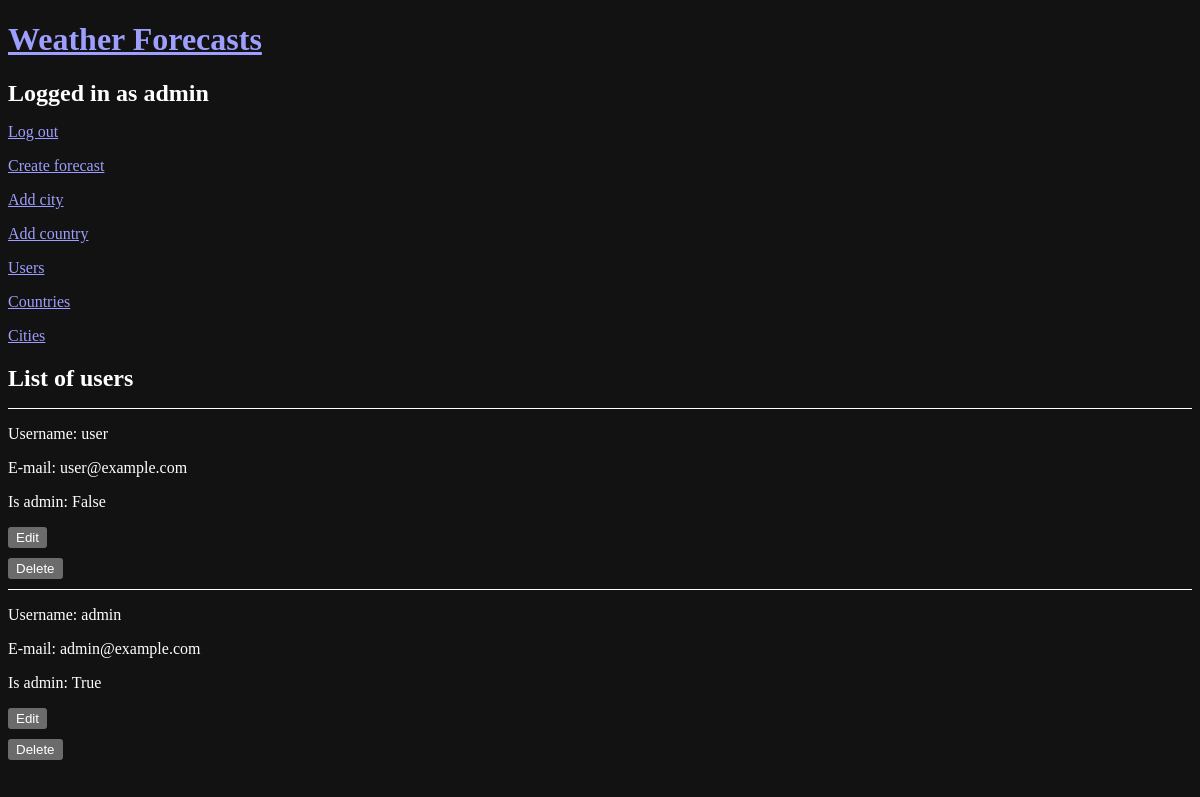
The app's page /users (signed in), older data.
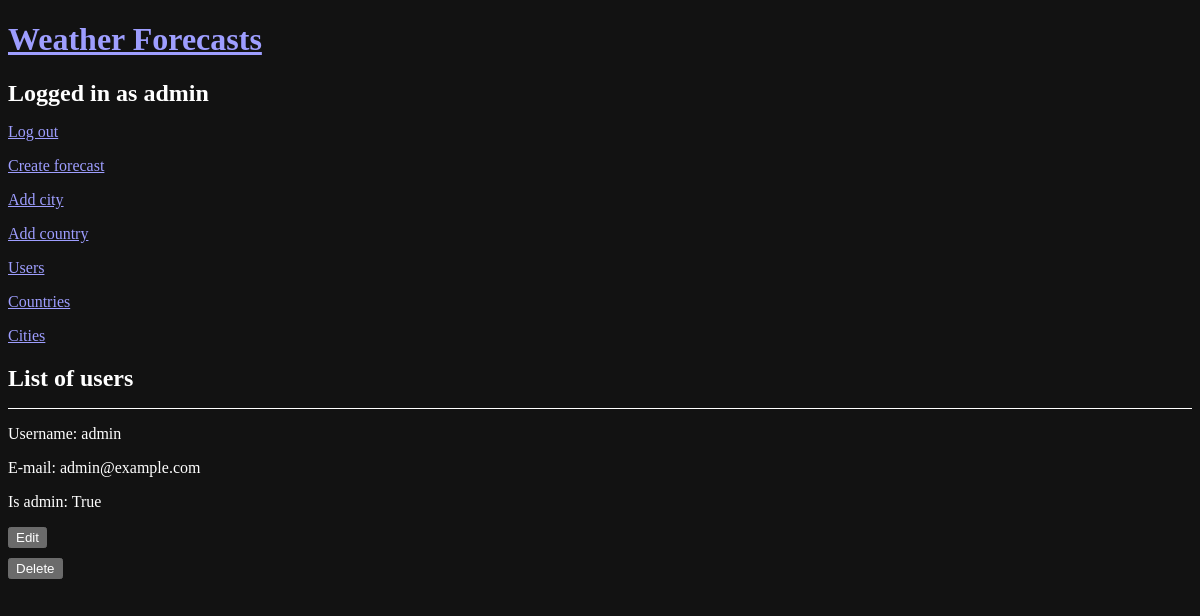
The same page, newer data.
### models.py (models this page shows, shortened)
class User(db.Model, UserMixin):
    __tablename__ = 'user'
    id = db.Column(db.Integer, primary_key=True)
    username = db.Column(db.String(64), index=True, unique=True)
    email = db.Column(db.String(120), index=True, unique=True)
    password_hash = db.Column(db.String(128))
    is_staff = db.Column(db.Boolean, default=False)

### app.py (the view)
@app.route('/users')
@login_required
def users_view():
    users = User.query.all()
    form = CSRFProtectForm()
    return render_template('users.html', users=users, form = form)

### app.py (called while the page is built)
@login_manager.user_loader
def load_user(user_id):
    return User.query.get(int(user_id))

### templates/users.html (shortened to what this page needs)
{% extends "base.html" %}
{% block content %}
  <h2>
    List of users
  </h2>
  <ul>
    {% for the_user in users %}
      <li>
        <p>Username: {{ the_user.username }}</p>
        <p>E-mail: {{ the_user.email }}</p>
        <p>Is admin: {{ the_user.is_staff }}</p>
          <button onclick="location.href = '{{ url_for('edit_user', user_id=the_user.id) }}'">Edit</button>
          <form action="{{ url_for('delete_user', user_id=the_user.id) }}" method="POST">
            <button type="submit">Delete</button>
          </form>
      </li>
    {% endfor %}
  </ul>
{% endblock %}

### templates/base.html (shortened to what this page needs)
<!DOCTYPE html>
<html lang="en">
<head>
  <link rel="stylesheet" href="{{ url_for('static', filename='style.css') }}"/>
</head>
<body>
<a href="{{ url_for('index') }}"><h1>Weather Forecasts</h1></a>
{% if current_user.is_anonymous %}
  <p><a href="{{ url_for('register') }}">Register</a></p>
  <p><a href="{{ url_for('login_view') }}">Login</a></p>
{% else %}
  <h2>Logged in as {{ current_user.username }}</h2>
  <p><a href="{{ url_for('logout_view') }}">Log out</a></p>
  {% if current_user.is_staff %}
    <p><a href="{{ url_for('create_forecast') }}">Create forecast</a></p>
    <p><a href="{{ url_for('add_city') }}">Add city</a></p>
    <p><a href="{{ url_for('add_country') }}">Add country</a></p>
    <p><a href="{{ url_for('users_view') }}">Users</a></p>
    <p><a href="{{ url_for('countries') }}">Countries</a></p>
    <p><a href="{{ url_for('cities') }}">Cities</a></p>
  {% endif %}
{% endif %}
{% block content %}{% endblock %}
</body>
</html>

Row changes from the older to the newer data that the page shows:
removed User: username "user", email "user@example.com", is_staff "False"
